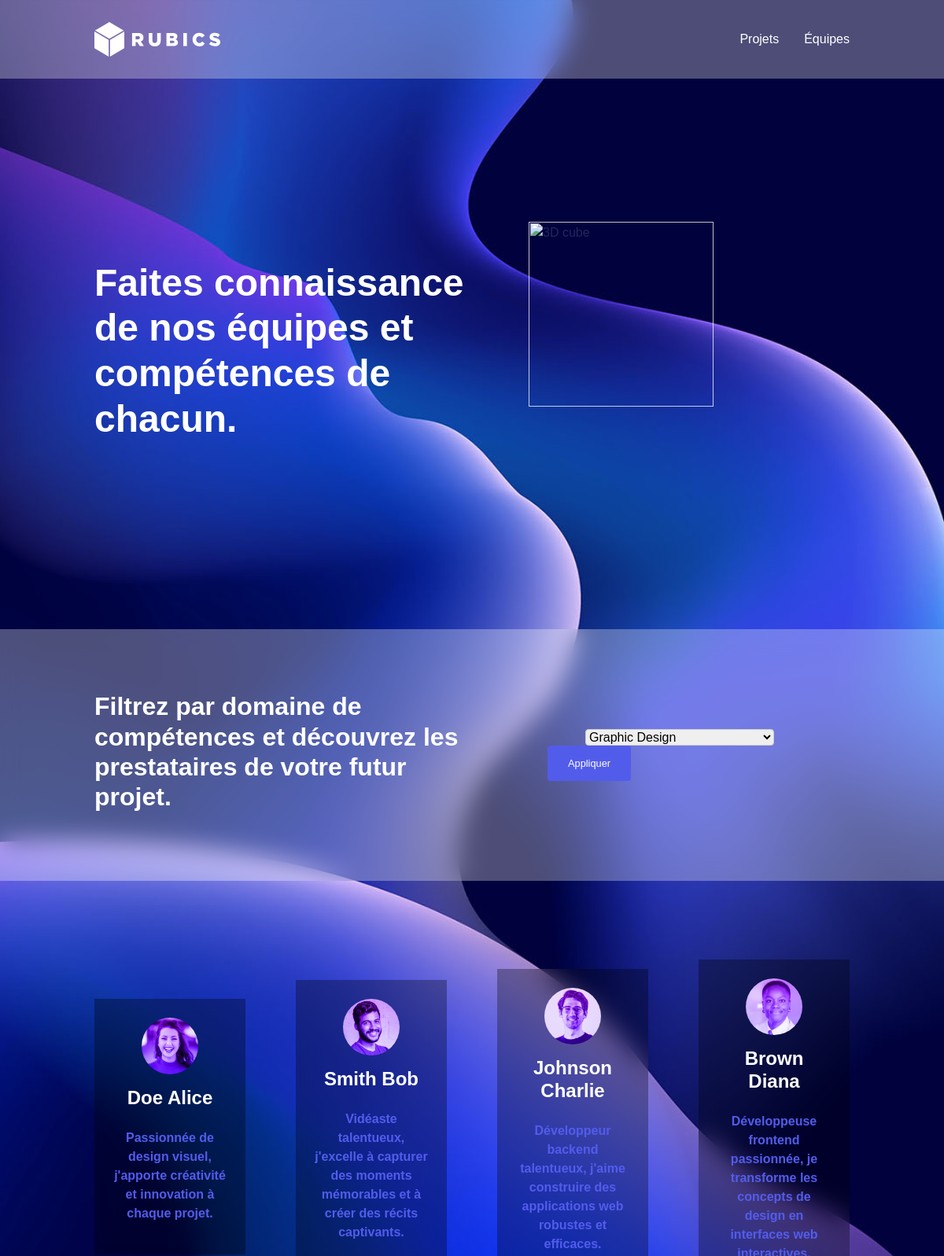
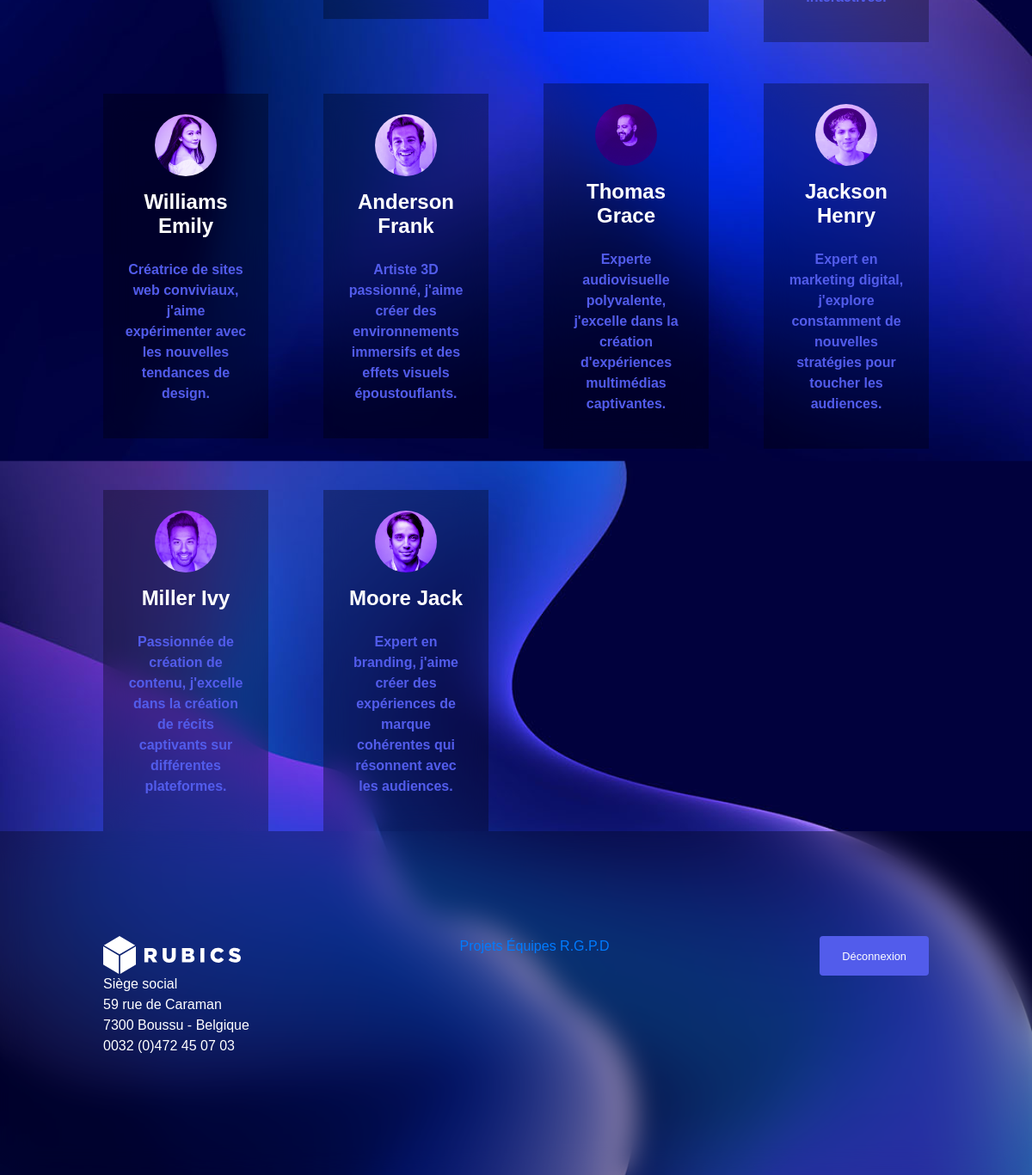
Page /view/view-teams.php on the committed database (2 pictures, top to bottom).
### tables this page shows
CREATE TABLE `employee` (
  `id` int(11) NOT NULL,
  `avatar` varchar(100) NOT NULL,
  `first_name` varchar(50) NOT NULL,
  `last_name` varchar(50) NOT NULL,
  `birthdate` date NOT NULL,
  `biography` text NOT NULL,
  `created_at` timestamp NOT NULL DEFAULT CURRENT_TIMESTAMP ON UPDATE CURRENT_TIMESTAMP,
  `actif` tinyint(4) NOT NULL,
  `team_id` int(11) NOT NULL,
  `role_id` int(11) NOT NULL
);

### model/teamModel.php (called while the page is built, shortened)
<?php
include($_SERVER['DOCUMENT_ROOT'] . "/Rubics/model/dbconnect.php");
function activeTeams()
{
    global $bdd;
    $query = "SELECT * FROM team WHERE actif = 1";
    $stmt = $bdd->prepare($query);
    $stmt->execute();
    $teams = $stmt->fetchAll(PDO::FETCH_ASSOC);
    return $teams;
}

### model/employeeModel.php (called while the page is built, shortened)
<?php
include($_SERVER['DOCUMENT_ROOT'] . "/Rubics/model/dbconnect.php");
function getActiveEmployees($idTeam = null)
{
    global $bdd;
    if ($idTeam === null) {
        $query = "SELECT * FROM employee WHERE actif = 1";
        $stmt = $bdd->prepare($query);
    } else {
        $query = "SELECT * FROM employee WHERE actif = 1 AND team_id = :team_id";
        $stmt = $bdd->prepare($query);
        $stmt->bindParam(':team_id', $idTeam, PDO::PARAM_INT);
    }
    $stmt->execute();
    $employees = $stmt->fetchAll(PDO::FETCH_ASSOC);
    return $employees;
}

### view/view-teams.php (the view, shortened to what this page needs)
<?php
include($_SERVER['DOCUMENT_ROOT'] . "/Rubics/view/component/header.php");
include($_SERVER['DOCUMENT_ROOT'] . "/Rubics/model/teamModel.php");
include($_SERVER['DOCUMENT_ROOT'] . "/Rubics/model/employeeModel.php");
if (isset($_GET['id'])) {
    $id = intval($_GET['id']);
} else $id = null;
$employees = getActiveEmployees($id);
$teams = activeTeams();
?>
<div class="container-items">
    <div class="container-content section-one">
        <div class="intro">
            <div class="clr-white">
                <h1>Faites connaissance de nos équipes et compétences de chacun.</h1>
            </div>
        </div>
        <div class="cube">
            <img src="../public/giphy.gif" alt="3D cube">
        </div>
    </div>
    <div class="banner">
        <div class="left clr-white">
            <h2>Filtrez par domaine de<br> compétences et découvrez les<br> prestataires de votre futur projet.</h2>
        </div>
        <div class="right">
            <div class="right">
                <form action="<?php $_SERVER['DOCUMENT_ROOT'] ?>/Rubics/controller/employeeController.php" method="POST">
                    <div class="field-container">
                        <select name="teamId" id="teamId">
                            <?php foreach ($teams as $team) : ?>
                                <option value="<?php echo $team['id']; ?>" <?php if (isset($id) && $id == $team['id'])
                                                                                echo 'selected'; ?>>
                                    <?php echo $team['name']; ?>
                                </option>
                            <?php endforeach; ?>
                        </select>
                    </div>
                    <input class="btn" type="submit" name="submit" value="Appliquer" />
                </form>
            </div>
        </div>
    </div>
    <div class="container-content">
        <div class="cards">
            <?php
            if (isset($employees)) {
                foreach ($employees as $employee) {
                    echo "<div class='card-item'>";
                    echo "<img src=" . $employee['avatar'] . " " . "alt='designer icon'>";
                    echo "<h3>" . $employee['last_name'] . " " . $employee['first_name'] . "</h3>";
                    echo "<p class='ft-weight-bold clr-third'>" . $employee['biography'] . "</p>";
                    echo "</div>";
                }
            }
            ?>
        </div>
    </div>
    <?php
    include($_SERVER['DOCUMENT_ROOT'] . "/Rubics/view/component/footer.php");
    ?>

### asset/css/style.css (style rules this page uses)
:root { --clr-white: #FFFFFF; --clr-primary-first: #070F2B; --clr-primary-second: #11009E; --clr-primary-third: #525CEB; --clr-primary-four: #BFCFE7; --ft-h1: 3rem; --ft-h2: 2rem; --ft-h3: 1.5rem; --ft-h4: 1.2rem; --ft-h5: 0.8rem; --ft-h6: 0.7rem; --ft-body: 1rem; --fw-thin: 200; --fw-light: 300; --fw-medium: 600; --fw-bold: 700; --mrg-top-1: 1rem; --mrg-top-2: 2rem; }
* { box-sizing: border-box; margin: 0; padding: 0; }
html, body { min-height: 100vh; width: 100vw; font-family: Poppins, Helvetica, sans-serif; }
body { font-family: 'Arial', sans-serif; background-image: url(../../public/background.jpg); background-size: cover; margin: 0; padding: 0; }
h1, h2, h3, h4, h5, h6 { font-weight: var(--fw-bold); color: var(--clr-white); }
h1 { font-size: var(--ft-h1); }
h2 { font-size: var(--ft-h2); }
h3 { font-size: var(--ft-h3); margin-bottom: 1.5rem; }
p { font-size: var(--ft-body); font-weight: var(--fw-thin); }
select { max-width: 100%; border: 1px solid #ccc; display: inline-block; border-radius: 0.25rem; margin-left: 3rem; }
.clr-white { color: var(--clr-white); }
.clr-third { color: var(--clr-primary-third); }
.ft-weight-bold { font-weight: var(--fw-bold); }
.btn { display: flex; align-items: center; color: var(--clr-white); background-color: var(--clr-primary-third); border: 2px solid var(--clr-primary-third); text-decoration: none; padding: 0.7rem 1.5rem; font-size: var(--ft-h5); transition: all .3s ease; }
.container-content { min-height: calc(100vh - 100px); padding-top: 100px; display: flex; align-items: center; justify-content: center; width: 100%; padding-inline: 10%; }
.banner { height: 40%; display: flex; justify-content: space-between; align-items: center; padding-inline: 10%; background-color: rgba(255, 255, 255, 0.3); backdrop-filter: blur(1rem); clip-path: inset(0); }
.banner .left { width: 50%; }
.banner .right { width: 40%; }
.banner .right { display: flex; justify-content: space-between; }
.cards { display: flex; flex-wrap: wrap; justify-content: space-between; align-items: center; gap: 3rem; }
.cards .card-item { max-width: 20%; }
.card-item { aspect-ratio: 2/3; }
.section-one, .section-two, .section-three { display: flex; justify-content: center; align-items: center; height: 100%; }
.cube { mix-blend-mode: screen; }
.cube img { width: 70%; aspect-ratio: 1/1; }
.intro, .cube { display: flex; justify-content: center; width: 50%; }
.card-item { width: 40%; padding: 1.5rem; text-align: center; background-color: rgba(0, 0, 0, 0.3); backdrop-filter: blur(1rem); clip-path: inset(0); }
.card-item img { margin-bottom: 1rem; border-radius: 50%; width: 50%; }

### rows in the picture
employee: avatar (picture), last_name "Doe", first_name "Alice", biography "Passionnée de design visuel, j'apporte créativité et innovation à chaque projet."
employee: avatar (picture), last_name "Smith", first_name "Bob", biography "Vidéaste talentueux, j'excelle à capturer des moments mémorables et à créer des récits captivants."
employee: avatar (picture), last_name "Johnson", first_name "Charlie", biography "Développeur backend talentueux, j'aime construire des applications web robustes et efficaces."
employee: avatar (picture), last_name "Brown", first_name "Diana", biography "Développeuse frontend passionnée, je transforme les concepts de design en interfaces web interactives."
employee: avatar (picture), last_name "Williams", first_name "Emily", biography "Créatrice de sites web conviviaux, j'aime expérimenter avec les nouvelles tendances de design."
employee: avatar (picture), last_name "Anderson", first_name "Frank", biography "Artiste 3D passionné, j'aime créer des environnements immersifs et des effets visuels époustouflants."
employee: avatar (picture), last_name "Thomas", first_name "Grace", biography "Experte audiovisuelle polyvalente, j'excelle dans la création d'expériences multimédias captivantes."
employee: avatar (picture), last_name "Jackson", first_name "Henry", biography "Expert en marketing digital, j'explore constamment de nouvelles stratégies pour toucher les audiences."
employee: avatar (picture), last_name "Miller", first_name "Ivy", biography "Passionnée de création de contenu, j'excelle dans la création de récits captivants sur différentes plateformes."
employee: avatar (picture), last_name "Moore", first_name "Jack", biography "Expert en branding, j'aime créer des expériences de marque cohérentes qui résonnent avec les audiences."

### other values in the picture
form field teamId "Graphic Design"
